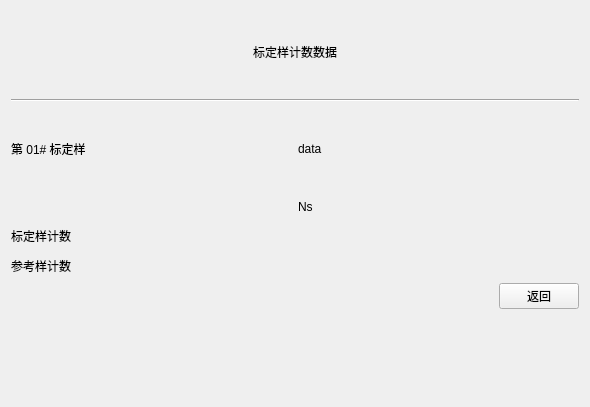
<?xml version="1.0" encoding="UTF-8"?>
<ui version="4.0">
 <class>showcalibratemeasurement</class>
 <widget class="QWidget" name="showcalibratemeasurement">
  <property name="geometry">
   <rect>
    <x>0</x>
    <y>0</y>
    <width>590</width>
    <height>407</height>
   </rect>
  </property>
  <property name="windowTitle">
   <string>Form</string>
  </property>
  <layout class="QGridLayout" name="gridLayout_2">
   <item row="0" column="0">
    <layout class="QVBoxLayout" name="verticalLayout">
     <item>
      <widget class="QLabel" name="label">
       <property name="text">
        <string>标定样计数数据</string>
       </property>
       <property name="alignment">
        <set>Qt::AlignCenter</set>
       </property>
      </widget>
     </item>
     <item>
      <widget class="Line" name="line">
       <property name="orientation">
        <enum>Qt::Horizontal</enum>
       </property>
      </widget>
     </item>
     <item>
      <layout class="QHBoxLayout" name="horizontalLayout_3">
       <item>
        <widget class="QLabel" name="label_number">
         <property name="text">
          <string>第 01# 标定样</string>
         </property>
        </widget>
       </item>
       <item>
        <widget class="QLabel" name="label_datatime">
         <property name="text">
          <string>data</string>
         </property>
        </widget>
       </item>
      </layout>
     </item>
     <item>
      <layout class="QGridLayout" name="gridLayout">
       <item row="0" column="0">
        <widget class="QLabel" name="label_7">
         <property name="text">
          <string/>
         </property>
        </widget>
       </item>
       <item row="0" column="1">
        <widget class="QLabel" name="label_6">
         <property name="text">
          <string>Ns</string>
         </property>
        </widget>
       </item>
       <item row="1" column="0">
        <widget class="QLabel" name="label_2">
         <property name="text">
          <string>标定样计数 </string>
         </property>
        </widget>
       </item>
       <item row="1" column="1">
        <widget class="QLabel" name="label_calibrate">
         <property name="text">
          <string/>
         </property>
        </widget>
       </item>
       <item row="2" column="0">
        <widget class="QLabel" name="label_3">
         <property name="text">
          <string>参考样计数 </string>
         </property>
        </widget>
       </item>
       <item row="2" column="1">
        <widget class="QLabel" name="label_reference">
         <property name="text">
          <string/>
         </property>
        </widget>
       </item>
      </layout>
     </item>
     <item>
      <layout class="QHBoxLayout" name="horizontalLayout_2">
       <item>
        <spacer name="horizontalSpacer">
         <property name="orientation">
          <enum>Qt::Horizontal</enum>
         </property>
         <property name="sizeHint" stdset="0">
          <size>
           <width>40</width>
           <height>20</height>
          </size>
         </property>
        </spacer>
       </item>
       <item>
        <widget class="QPushButton" name="pushButton">
         <property name="text">
          <string>返回</string>
         </property>
        </widget>
       </item>
      </layout>
     </item>
     <item>
      <layout class="QHBoxLayout" name="horizontalLayout">
       <item>
        <widget class="QWidget" name="widget" native="true"/>
       </item>
       <item>
        <widget class="QWidget" name="widget_2" native="true"/>
       </item>
       <item>
        <widget class="QWidget" name="widget_3" native="true"/>
       </item>
      </layout>
     </item>
    </layout>
   </item>
  </layout>
 </widget>
 <resources/>
 <connections/>
</ui>
